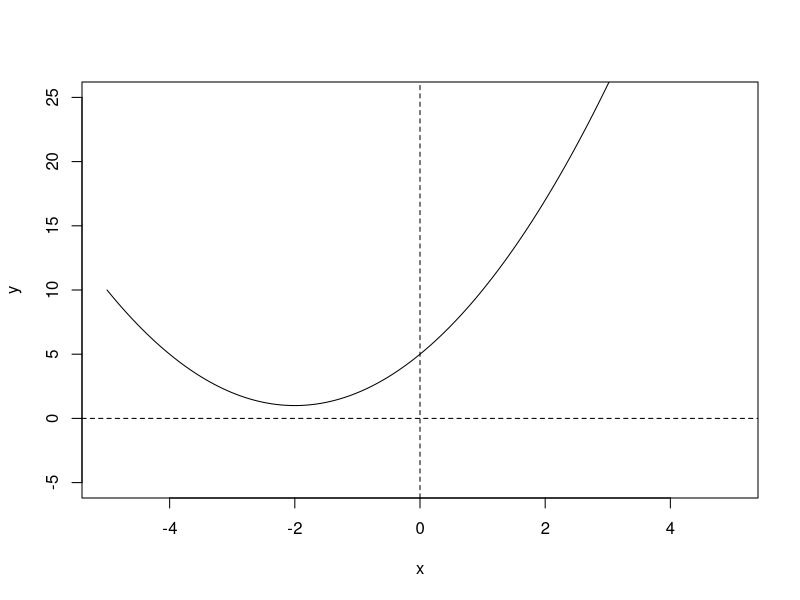

Source code (R):
## ---- chunk 1
knitr::opts_chunk$set(fig.pos = "!H", out.extra = "")
## ---- chunk 2
y<-function(x) x^2+4*x+5

x = pretty(c(-5,5),3000)

plot(x,y(x),type = "l",xlab="x",ylab="y", ylim = c(-5,25) )
abline(v=0,lty=2)
abline(h=0,lty=2)
